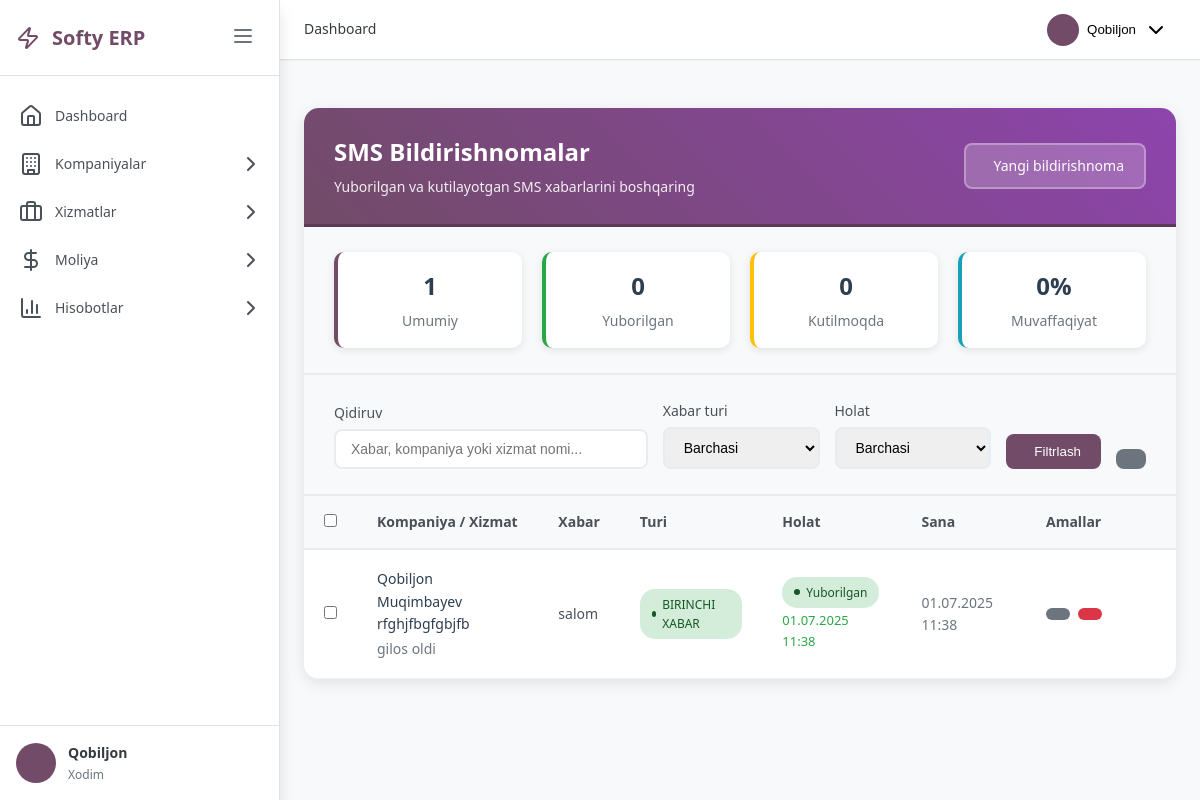
/notifications/ (signed in), run on an earlier commit of the app's database.
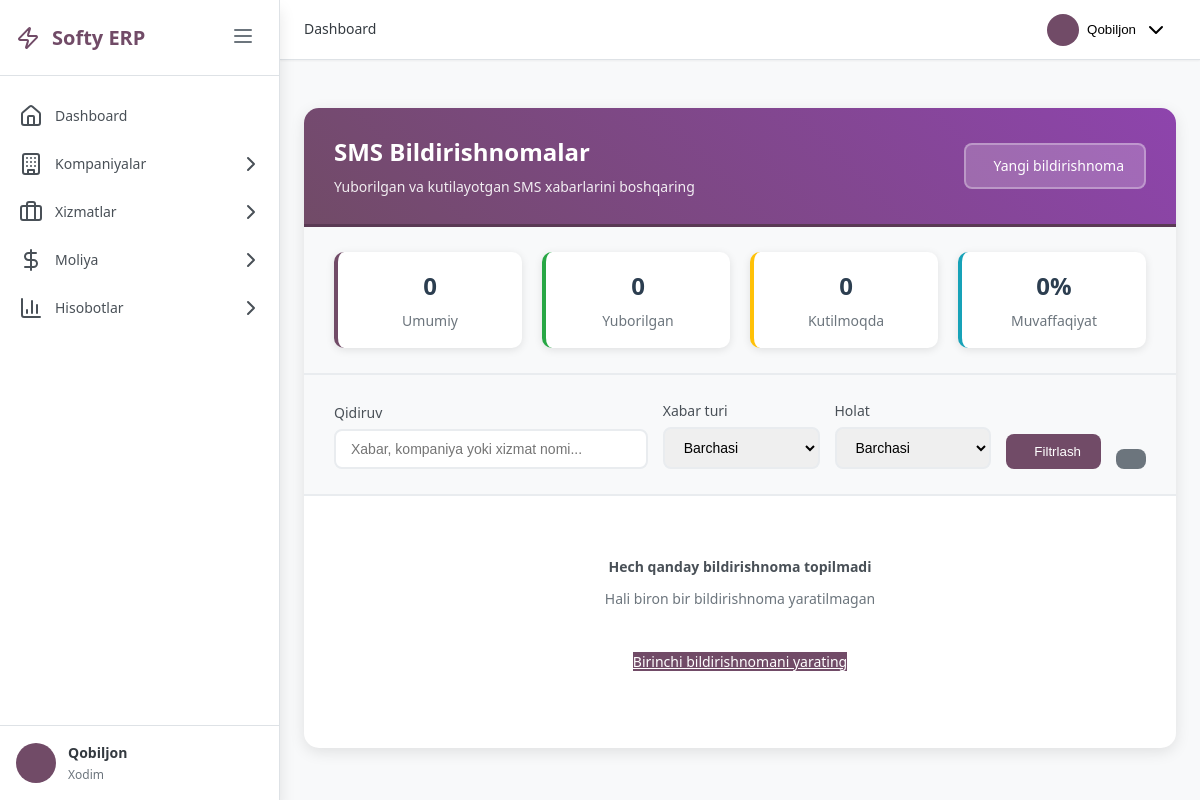
And on a later commit of the database.
### main/models.py (models this page shows, shortened)
class Notification(models.Model):
    TYPE_CHOICES = [
        ('first', 'Birinchi xabar'),
        ('last_month', 'Oxirgi oy xabari'),
        ('last', 'Songi xabar'),
    ]
    service = models.ForeignKey(
        Service,
        on_delete=models.CASCADE,
        related_name='notifications',
        verbose_name="Xizmat"
    )
    message = models.TextField(verbose_name="Xabar")
    type = models.CharField(
        max_length=20,
        choices=TYPE_CHOICES,
        default='first',
        verbose_name="Turi"
    )
    date = models.DateTimeField(auto_now_add=True, verbose_name="Sana")
    is_sent = models.BooleanField(default=False, verbose_name="Yuborildi")
    sent_date = models.DateTimeField(null=True, blank=True, verbose_name="Yuborilgan sana")
    class Meta:
        verbose_name = "Bildirishnoma"
        verbose_name_plural = "Bildirishnomalar"
        ordering = ['-date']

class Service(models.Model):
    TENDER_CHOICES = [
        ('won', 'Yutgan'),
        ('lost', 'Yutqazgan'),
        ('canceled', 'Bekor qilingan'),
        ('not_participating', 'Qatnashmagan'),
    ]
    TYPE_CHOICES = [
        ('contract', 'Shartnoma'),
        ('xt_xarid', 'XT-xarid'),
        ('xarid_uzex', 'xarid.uzex'),
    ]
    name = models.CharField(max_length=255, verbose_name="Nomi")
    company = models.ForeignKey(
        Company,
        on_delete=models.CASCADE,
        related_name='services',
        verbose_name="Kompaniya"
    )
    tender_status = models.CharField(
        max_length=20,
        choices=TENDER_CHOICES,
        default='in_progress',
        verbose_name="Tender holati"
    )
    type = models.CharField(max_length=50, choices=TYPE_CHOICES, verbose_name="Turi")
    started_date = models.DateField(verbose_name="Boshlangan sana", null=True, blank=True)
    end_date = models.DateField(blank=True, null=True, verbose_name="Tugash sanasi")
    contract_amount = models.DecimalField(
        max_digits=15,
        decimal_places=2,
        null=True,
        blank=True,
        verbose_name="Shartnoma summasi"
    )
    contract = models.FileField(
        upload_to='contracts/%Y/%m/',
        help_text="Shartnoma fayli",
        blank=True,
        null=True,
        verbose_name="Shartnoma fayli"
    )
    comment = models.TextField(blank=True, null=True, verbose_name="Izoh")
    is_active = models.BooleanField(default=True, verbose_name="Faol")
    created_by = models.ForeignKey(
        Employees,
        on_delete=models.SET_NULL,
        null=True,
        blank=True,
        related_name='created_services',
        verbose_name="Yaratgan"
    )
    updated_by = models.ForeignKey(
        Employees,
        on_delete=models.SET_NULL,
        null=True,
        blank=True,
        related_name='updated_services',
        verbose_name="Yangilagan"
    )
    created_at = models.DateTimeField(auto_now_add=True, verbose_name="Yaratilgan vaqt")
    updated_at = models.DateTimeField(auto_now=True, verbose_name="Yangilangan vaqt")
    first_sms = models.BooleanField(default=True, verbose_name="Birinchi SMS")
    last_month_sms = models.BooleanField(default=True, verbose_name="Oxirgi oy SMS")
    last_sms = models.BooleanField(default=True, verbose_name="Oxirgi SMS")
    class Meta:
        verbose_name = "Xizmat"
        verbose_name_plural = "Xizmatlar"
        ordering = ['-created_at']

class Company(models.Model):
    name = models.CharField(max_length=255, verbose_name="Nomi")
    stir = models.CharField(max_length=9, unique=True, help_text="STIR raqami (9 raqam)")
    full_name = models.CharField(max_length=500, blank=True, null=True, verbose_name="Xodiminin ism familyasi")
    phone_regex = RegexValidator(
        regex=r'^\+?998[0-9]{9}$',
        message="Telefon raqam formati: +998901234567"
    )
    phone_number = models.CharField(
        validators=[phone_regex],
        max_length=17,
        blank=True,
        null=True,
        verbose_name="Telefon raqam"
    )
    email = models.EmailField(blank=True, null=True, verbose_name="Email")
    created_date = models.DateTimeField(auto_now_add=True, verbose_name="Yaratilgan sana")
    update_date = models.DateTimeField(auto_now=True, verbose_name="Yangilangan sana")
    comment = models.TextField(blank=True, null=True, verbose_name="Izoh")
    created_by = models.ForeignKey(
        Employees,
        on_delete=models.SET_NULL,
        null=True,
        related_name='created_companies',
        verbose_name="Yaratgan"
    )
    updated_by = models.ForeignKey(
        Employees,
        on_delete=models.SET_NULL,
        null=True,
        blank=True,
        related_name='updated_companies',
        verbose_name="Yangilagan"
    )
    class Meta:
        verbose_name = "Kompaniya"
        verbose_name_plural = "Kompaniyalar"
        ordering = ['-created_date']

### main/views/sms_mng.py (the view)
# urls.py: path('notifications/', sms_mng.notification_list, name='notification_list'),
@login_required
@user_passes_test(is_admin_user)
def notification_list(request):
    search = request.GET.get('search', '')
    notification_type = request.GET.get('type', '')
    is_sent = request.GET.get('is_sent', '')
    notifications = Notification.objects.all().order_by('-date')
    if search:
        notifications = notifications.filter(
            Q(message__icontains=search) |
            Q(service__name__icontains=search) |
            Q(service__company__name__icontains=search)
        )
    if notification_type:
        notifications = notifications.filter(type=notification_type)
    if is_sent:
        notifications = notifications.filter(is_sent=is_sent == 'true')
    paginator = Paginator(notifications, 20)
    page_number = request.GET.get('page')
    page_obj = paginator.get_page(page_number)
    context = {
        'title': 'SMS Bildirishnomalar',
        'page_obj': page_obj,
        'search': search,
        'notification_type': notification_type,
        'is_sent': is_sent,
        'type_choices': Notification.TYPE_CHOICES,
        'page': 'notifications'
    }
    return render(request, 'main/notification_list.html', context)

### main/views/sms_mng.py (called while the page is built)
def is_admin_user(user):
    if hasattr(user, 'employees'):
        return user.employees.position == 'admin'
    return user.is_staff or user.is_superuser

### templates/main/notification_list.html (shortened to what the changed rows need)
{% extends 'base.html' %}
{% load static %}
{% block content %}
<div class="container-fluid py-4">
    <div class="row">
        <div class="col-12">
            <div class="notifications-container">
                <div class="notifications-header">
                    <div>
                        <h2> SMS Bildirishnomalar</h2>
                    </div>
                </div>
                <div class="stats-row">
                    <div class="stat-item total">
                        <h4>{{ page_obj.paginator.count }}</h4>
                        <p>Umumiy</p>
                    </div>
                </div>
                {% if page_obj.object_list %}
                <form id="bulkForm" method="post" action="{% url 'sms:bulk_send_notifications' %}">
                    <table class="notifications-table">
                        <thead>
                            <tr>
                                <th width="40">
                                    <input type="checkbox" id="selectAll" onchange="toggleSelectAll()">
                                </th>
                                <th>Kompaniya / Xizmat</th>
                                <th>Xabar</th>
                                <th>Turi</th>
                                <th>Holat</th>
                                <th>Sana</th>
                                <th width="150">Amallar</th>
                            </tr>
                        </thead>
                        <tbody>
                            {% for notification in page_obj.object_list %}
                            <tr>
                                <td>
                                    <input type="checkbox" name="notification_ids" value="{{ notification.id }}"
                                           class="notification-checkbox" onchange="updateBulkActions()">
                                </td>
                                <td>
                                    <div class="company-info">{{ notification.service.company.name }}</div>
                                    <div class="service-name">{{ notification.service.name }}</div>
                                </td>
                                <td>
                                    <div class="message-preview" title="{{ notification.message }}">
                                        {{ notification.message|truncatechars:60 }}
                                    </div>
                                </td>
                                <td>
                                    <span class="notification-type {{ notification.type }}">
                                        <span class="status-dot"></span>
                                        {{ notification.get_type_display }}
                                    </span>
                                </td>
                                <td>
                                    <span class="notification-status {% if notification.is_sent %}sent{% else %}pending{% endif %}">
                                        <span class="status-dot"></span>
                                        {% if notification.is_sent %}Yuborilgan{% else %}Kutilmoqda{% endif %}
                                    </span>
                                    {% if notification.sent_date %}
                                        <div class="sent-date">{{ notification.sent_date|date:"d.m.Y H:i" }}</div>
                                    {% endif %}
                                </td>
                                <td>
                                    <div class="date-info">{{ notification.date|date:"d.m.Y H:i" }}</div>
                                </td>
                                <td>
                                    <div class="action-buttons">
                                        {% if not notification.is_sent %}
                                            <button type="button" class="btn-action btn-send"
                                                    onclick="sendNotification({{ notification.id }})"
                                                    title="Yuborish">
                                                <i class="fas fa-paper-plane"></i>
                                            </button>
                                            <a href="{% url 'main:notification_edit' notification.id %}"
                                               class="btn-action btn-edit" title="Tahrirlash">
                                                <i class="fas fa-edit"></i>
                                            </a>
                                        {% else %}
                                            <button type="button" class="btn-action btn-view"
                                                    onclick="viewNotification({{ notification.id }})"
                                                    title="Ko'rish">
                                            </button>
                                        {% endif %}
                                        <a href="{% url 'main:notification_delete' notification.id %}"
                                           class="btn-action btn-delete" title="O'chirish"
                                           onclick="return confirm('Bildirishnomani o\'chirishni xohlaysizmi?')">
                                        </a>
                                    </div>
                                </td>
                            </tr>
                            {% endfor %}
                        </tbody>
                    </table>
                </form>
                {% else %}
                <div class="empty-state">
                    <h4>Hech qanday bildirishnoma topilmadi</h4>
                    <p>{% if search or notification_type or is_sent %}Filtrlash shartlariga mos natija yo'q{% else %}Hali biron bir bildirishnoma yaratilmagan{% endif %}</p>
                    {% if not search and not notification_type and not is_sent %}
                        <a href="{% url 'main:notification_create' %}" class="btn-primary mt-3">
                            Birinchi bildirishnomani yarating
                        </a>
                    {% endif %}
                </div>
                {% endif %}
            </div>
        </div>
    </div>
</div>
{% endblock %}

What changed in the data, as far as the page shows it:
removed Notification: service.company.name "Qobiljon Muqimbayev rfghjfbgfgbjfb", service.name "gilos oldi", message "salom", type "BIRINCHI XABAR", is_sent "Yuborilgan", sent_date "01.07.2025 11:38", date "01.07.2025 11:38"
Also different on the page:
{{ page_obj.paginator.count }}: "1" → "0"
form field value: "☐" → (not shown)
text no longer shown: "Kompaniya / Xizmat Xabar Turi Holat Sana Amallar"
text now shown: "Hech qanday bildirishnoma topilmadi Hali biron bir bildirishnoma yaratilmagan Birinchi bildirishnomani yarating"
